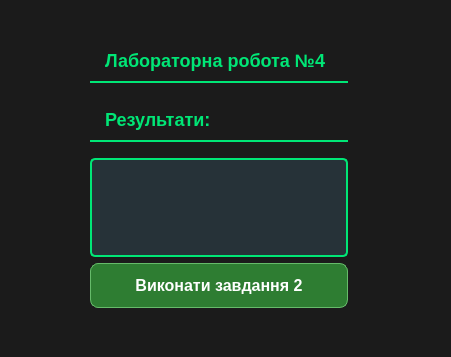
<?xml version="1.0" encoding="UTF-8"?>
<ui version="4.0">
 <class>Lab4Window</class>
 <widget class="QWidget" name="Lab4Window">
  <property name="geometry">
   <rect>
    <x>0</x>
    <y>0</y>
    <width>451</width>
    <height>357</height>
   </rect>
  </property>
  <property name="windowTitle">
   <string>Form</string>
  </property>
  <property name="styleSheet">
   <string notr="true">/* --- ЗАГАЛЬНИЙ ФОН ВІКНА --- */
QWidget {
    background-color: #1b1b1b; /* Майже чорний фон */
    color: #e0e0e0;            /* Світло-сірий текст */
    font-family: &quot;Consolas&quot;, &quot;Courier New&quot;, monospace; /* Шрифт як у коді */
}

/* --- СТИЛЬ ЗАГОЛОВКА (Label) --- */
QLabel {
    font-size: 18px;
    font-weight: bold;
    color: #00e676; /* Яскраво-зелений неон */
    padding: 10px;
    border-bottom: 2px solid #00e676;
    margin-bottom: 10px;
}

/* --- ПОЛЕ ВИВЕДЕННЯ РЕЗУЛЬТАТІВ (TextEdit) --- */
QTextEdit {
    background-color: #263238; /* Темно-сіро-зелений фон */
    color: #ffffff;            /* Білий текст */
    border: 2px solid #00e676; /* Зелена рамка */
    border-radius: 5px;
    padding: 10px;
    font-size: 14px;
}

/* --- ГОЛОВНА КНОПКА (Run) --- */
QPushButton#btnRun {   /* Стиль саме для кнопки запуску */
    background-color: #2e7d32; /* Темно-зелений */
    color: white;
    font-size: 16px;
    font-weight: bold;
    border-radius: 8px;
    padding: 12px;
    border: 1px solid #66bb6a;
    min-width: 200px;
}

QPushButton#btnRun:hover {
    background-color: #43a047; /* Світліший зелений при наведенні */
    border: 2px solid #b9f6ca; /* Світиться рамка */
}

QPushButton#btnRun:pressed {
    background-color: #1b5e20; /* Дуже темний при натисканні */
    padding-top: 14px;         /* Ефект вдавлювання */
    padding-left: 14px;
}</string>
  </property>
  <widget class="QWidget" name="">
   <property name="geometry">
    <rect>
     <x>90</x>
     <y>40</y>
     <width>258</width>
     <height>268</height>
    </rect>
   </property>
   <layout class="QVBoxLayout" name="verticalLayout">
    <item>
     <widget class="QLabel" name="label">
      <property name="text">
       <string>Лабораторна робота №4</string>
      </property>
     </widget>
    </item>
    <item>
     <widget class="QLabel" name="label_2">
      <property name="text">
       <string>Результати:</string>
      </property>
     </widget>
    </item>
    <item>
     <widget class="QTextEdit" name="textEditLog">
      <property name="readOnly">
       <bool>true</bool>
      </property>
      <property name="html">
       <string>&lt;!DOCTYPE HTML PUBLIC &quot;-//W3C//DTD HTML 4.0//EN&quot; &quot;http://www.w3.org/TR/REC-html40/strict.dtd&quot;&gt;
&lt;html&gt;&lt;head&gt;&lt;meta name=&quot;qrichtext&quot; content=&quot;1&quot; /&gt;&lt;meta charset=&quot;utf-8&quot; /&gt;&lt;style type=&quot;text/css&quot;&gt;
p, li { white-space: pre-wrap; }
hr { height: 1px; border-width: 0; }
li.unchecked::marker { content: &quot;\2610&quot;; }
li.checked::marker { content: &quot;\2612&quot;; }
&lt;/style&gt;&lt;/head&gt;&lt;body style=&quot; font-family:'Consolas','Courier New','monospace'; font-size:14px; font-weight:400; font-style:normal;&quot;&gt;
&lt;p style=&quot;-qt-paragraph-type:empty; margin-top:0px; margin-bottom:0px; margin-left:0px; margin-right:0px; -qt-block-indent:0; text-indent:0px; font-family:'Segoe UI'; font-size:9pt;&quot;&gt;&lt;br /&gt;&lt;/p&gt;&lt;/body&gt;&lt;/html&gt;</string>
      </property>
     </widget>
    </item>
    <item>
     <widget class="QPushButton" name="btnRun">
      <property name="text">
       <string>Виконати завдання 2</string>
      </property>
     </widget>
    </item>
   </layout>
  </widget>
 </widget>
 <resources/>
 <connections/>
</ui>
